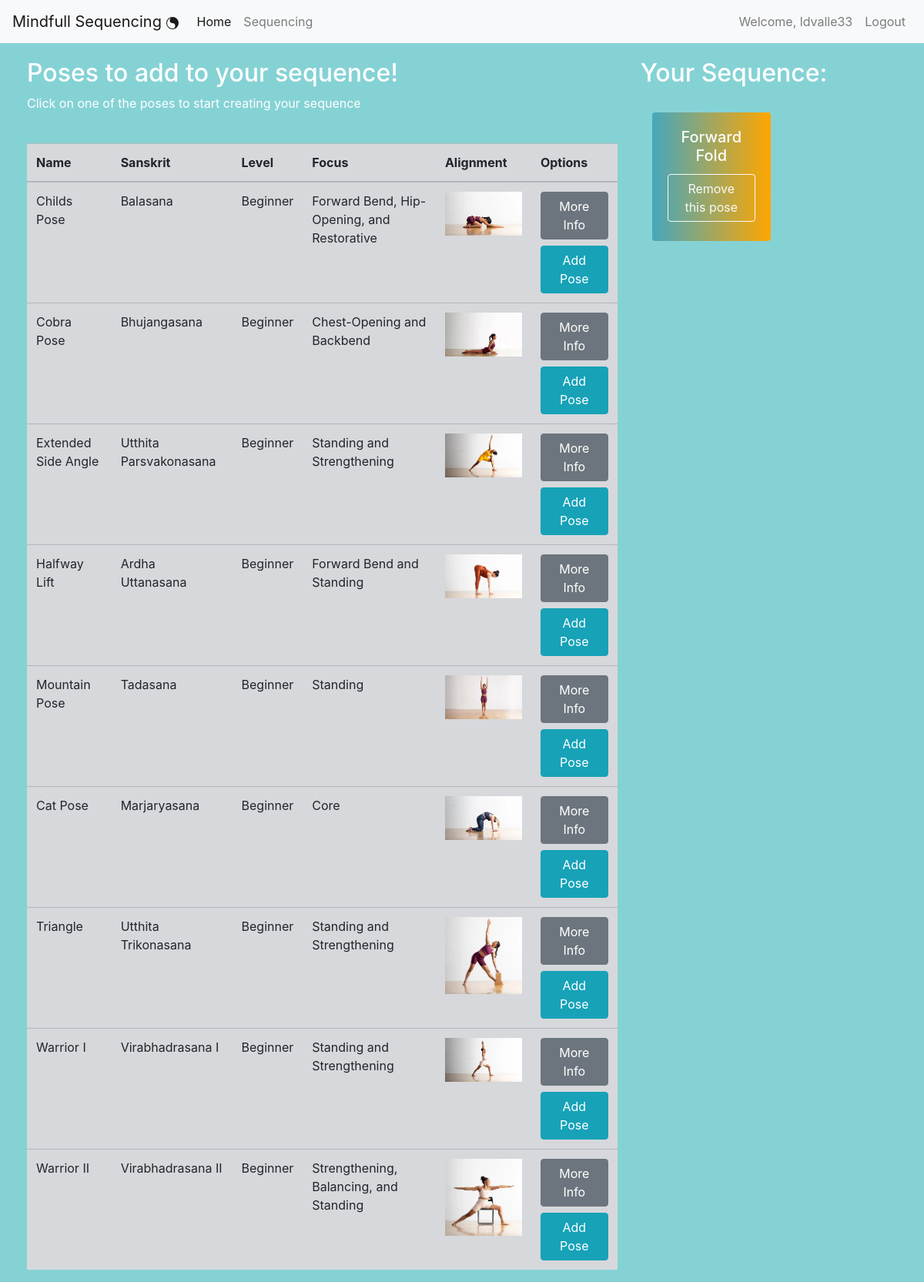
/sequencing (signed in), run on the app's committed database.
### sequences/models.py (models this page shows, shortened)
class User(db.Model, UserMixin):
    id = db.Column(db.Integer(), primary_key=True)
    username = db.Column(db.String(length=30), nullable=False, unique=True)
    email_address = db.Column(db.String(length=50), nullable=False, unique=True)
    password_hash = db.Column(db.String(length=60), nullable=False)
    items = db.relationship('Item', backref='owned_user', lazy=True)
    @property
    def password(self):
        return self.password

class Item(db.Model):
    id = db.Column(db.Integer(), primary_key=True)
    name = db.Column(db.String(length=30), nullable=False, unique=True)
    sanskrit = db.Column(db.String(length=30), nullable=False, unique=True)
    level = db.Column(db.String(length=12), nullable=False)
    focus = db.Column(db.String(length=1024), nullable=False)
    alignment = db.Column(db.String(length=30), nullable=False, unique=True)
    description = db.Column(db.String(length=1024), nullable=False, unique=True)
    owner = db.Column(db.Integer(), db.ForeignKey('user.id'))

### sequences/routes.py (the view, shortened to what this page needs)
@app.route('/sequencing', methods=['GET', 'POST'])
@login_required
def sequencing_page():
    add_form = AddItemForm()
    remove_form = RemoveItemForm()
    if request.method == "GET":
        items = Item.query.filter_by(owner=None).all()
        owned_items = Item.query.filter_by(owner=current_user.id).all()
        return render_template('sequencing.html', items=items, add_form=add_form, owned_items=owned_items,
                               remove_form=remove_form)

### sequences/models.py (called while the page is built)
@login_manager.user_loader
def load_user(user_id):
    return User.query.get(int(user_id))

### sequences/templates/sequencing.html (shortened to what this page needs)
{% extends 'base.html' %}
{% block content %}
<div class="row" style="margin-top:20px; margin-left:20px">
   <div class="col-8">
       <h2>Poses to add to your sequence!</h2>
       <p>Click on one of the poses to start creating your sequence</p>
       <br>
      <table class="table table-hover table-secondary">
         <thead>
            <tr>
                <th scope="col">Name</th>
                <th scope="col">Sanskrit</th>
                <th scope="col">Level</th>
                <th scope="col">Focus</th>
                <th scope="col">Alignment</th>
                <th scope="col">Options</th>
            </tr>
        </thead>
        <tbody>
            {% for item in items %}
            <tr>
                <td>{{ item.name }}</td>
                <td>{{ item.sanskrit }}</td>
                <td>{{ item.level }}</td>
                <td>{{ item.focus }}</td>
                <td><img src="{{ item.alignment }}" alt="{{ item.name }} Image" width="100"></td>
                <td>
                   <button class="btn btn-outline btn-secondary" data-toggle="modal" data-target="#Modal-MoreInfo-{{ item.id }}">More Info</button>
                  <button class="btn btn-outline btn-info mt-2" data-toggle="modal" data-target="#Modal-AddConfirm-{{ item.id }}">Add Pose</button>
               </td>
            </tr>
            {% endfor %}
         </tbody>
      </table>
   </div>
   <div class="col-4">
        <h2>Your Sequence:</h2>
        <br>
        <div class="column">
           {% for owned_item in owned_items %}
             <div class="col-md-6">
                 <div style="margin-bottom: 5px" class="card text-center gradient-card">
                      <div class="card-body">
                          <h5 class="card-title">{{ owned_item.name }}</h5>
                          <button type="button" class="btn btn-outline-light" style="margin-bottom: 5px"
                                  data-toggle="modal" data-target="#Modal-RemoveConfirm-{{ owned_item.id }}">
                              Remove this pose
                          </button>
                      </div>
                  </div>
             </div>
           {% endfor %}
        </div>
   </div>
</div>
{% endblock %}

### sequences/templates/base.html (shortened to what this page needs)
<!doctype html>
<html lang="en">
   <head>
      <link rel="stylesheet" href="https://cdn.jsdelivr.net/npm/bootstrap@4.5.3/dist/css/bootstrap.min.css">
   </head>
   <body>
    <nav class="navbar navbar-expand-md navbar-light bg-light">
      <a class="navbar-brand" href="{{ url_for('home_page') }}">Mindfull Sequencing
      <svg xmlns="http://www.w3.org/2000/svg" width="16" height="16" fill="currentColor" class="bi bi-brilliance" viewBox="0 0 16 16">
      <path d="M8 16A8 8 0 1 1 8 0a8 8 0 0 1 0 16M1 8a7 7 0 0 0 7 7 3.5 3.5 0 1 0 0-7 3.5 3.5 0 1 1 0-7 7 7 0 0 0-7 7"/>
      </svg>
      </a>
      <div class="collapse navbar-collapse" id="navbarNav">
        <ul class="navbar-nav mr-auto">
            <li class="nav-item active">
                <a class="nav-link" href="{{ url_for('home_page') }}">Home <span class="sr-only">(current)</span></a>
            </li>
            <li class="nav-item">
                <a class="nav-link" href="{{ url_for('sequencing_page') }}">Sequencing</a>
            </li>
        </ul>
          {% if current_user.is_authenticated %}
            <ul class="navbar-nav">
                <li class="nav-item">
                    <a class="nav-link">Welcome, {{ current_user.username }}</a>
                </li>
                <li class="nav-item">
                    <a class="nav-link" href="{{ url_for('logout_page') }}">Logout</a>
                </li>
            </ul>
          {% endif %}
      </div>
  </nav>
      {% block content %}
      {% endblock %}
   </body>
</html>

### sequences/templates/sequencing.html (style rules this page uses)
.gradient-card { background: linear-gradient(to right, #45a7be, #ffa600); color: #fdfdfc; border: none; }

### sequences/templates/base.html (style rules this page uses)
body { background-color: #85d2d5; color: white }

### data on the page
User: username "ldvalle33"
Item: name "Childs Pose", sanskrit "Balasana", level "Beginner", focus "Forward Bend, Hip-Opening, and Restorative", alignment (picture)
Item: name "Cobra Pose", sanskrit "Bhujangasana", level "Beginner", focus "Chest-Opening and Backbend", alignment (picture)
Item: name "Extended Side Angle", sanskrit "Utthita Parsvakonasana", level "Beginner", focus "Standing and Strengthening", alignment (picture)
Item: name "Halfway Lift", sanskrit "Ardha Uttanasana", level "Beginner", focus "Forward Bend and Standing", alignment (picture)
Item: name "Mountain Pose", sanskrit "Tadasana", level "Beginner", focus "Standing", alignment (picture)
Item: name "Cat Pose", sanskrit "Marjaryasana", level "Beginner", focus "Core", alignment (picture)
Item: name "Triangle", sanskrit "Utthita Trikonasana", level "Beginner", focus "Standing and Strengthening", alignment (picture)
Item: name "Warrior I", sanskrit "Virabhadrasana I", level "Beginner", focus "Standing and Strengthening", alignment (picture)
Item: name "Warrior II", sanskrit "Virabhadrasana II", level "Beginner", focus "Strengthening, Balancing, and Standing", alignment (picture)
Item: name "Forward Fold"
